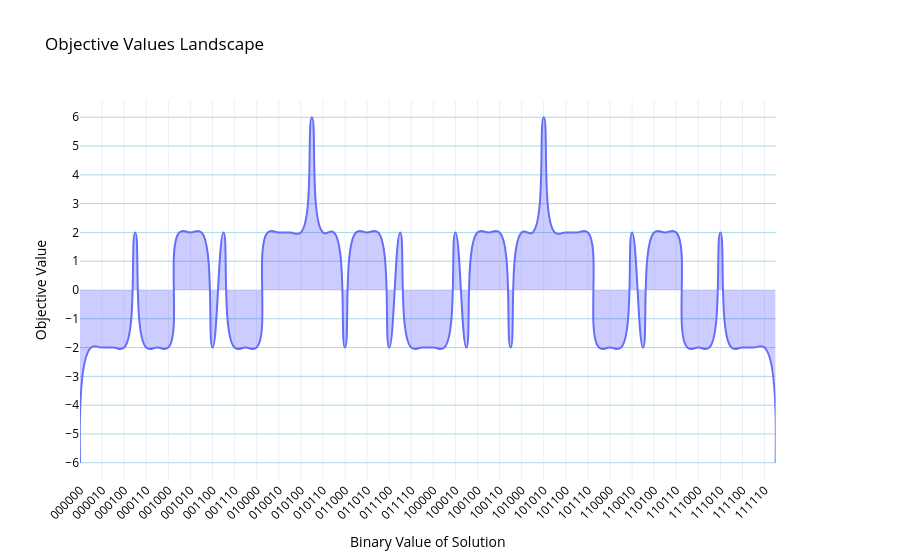

Notebook cell for this chart:
### Markdown cell above
As you can see below, there are indeed two peaks

### Code cell
brute_force_results = brute_force_max(B, v)
plot_results_union_plotly(
    brute_force_results,
    {},
    plot_name="Objective Values Landscape",
    spline_smoothing=1.3
)

### Figure 1 — Plotly figure (JSON) as saved in the notebook; plotly's stock layout.template omitted (floating-point values rounded to 4 significant figures)
{"data": [{"fill": "tozeroy", "fillcolor": "rgba(0,0,255,0.2)", "line": {"shape": "spline", "smoothing": 1.3}, "mode": "lines", "name": "Objective Value", "type": "scatter", "x": ["000000", "000001", "000010", "000011", "000100", "000101", "000110", "000111", "001000", "001001", "001010", "001011", "001100", "001101", "001110", "001111", "010000", "010001", "010010", "010011", "010100", "010101", "010110", "010111", "011000", "011001", "011010", "011011", "011100", "011101", "011110", "011111", "100000", "100001", "100010", "100011", "100100", "100101", "100110", "100111", "101000", "101001", "101010", "101011", "101100", "101101", "101110", "101111", "110000", "110001", "110010", "110011", "110100", "110101", "110110", "110111", "111000", "111001", "111010", "111011", "111100", "111101", "111110", "111111"], "xaxis": "x", "y": [-6, -2, -2, -2, -2, 2, -2, -2, -2, 2, 2, 2, -2, 2, -2, -2, -2, 2, 2, 2, 2, 6, 2, 2, -2, 2, 2, 2, -2, 2, -2, -2, -2, -2, 2, -2, 2, 2, 2, -2, 2, 2, 6, 2, 2, 2, 2, -2, -2, -2, 2, -2, 2, 2, 2, -2, -2, -2, 2, -2, -2, -2, -2, -6], "yaxis": "y"}], "layout": {"font": {"color": "black"}, "legend": {"orientation": "h", "x": 0.5, "xanchor": "center", "y": 1.02, "yanchor": "bottom"}, "title": {"text": "Objective Values Landscape"}, "xaxis": {"anchor": "y", "domain": [0, 0.94], "tickangle": -45, "title": {"text": "Binary Value of Solution"}}, "yaxis": {"anchor": "x", "domain": [0, 1], "dtick": 1, "gridcolor": "lightblue", "range": [-6.6, 6.6], "showgrid": true, "tick0": 0, "title": {"text": "Objective Value"}}, "yaxis2": {"anchor": "x", "overlaying": "y", "side": "right"}}}
